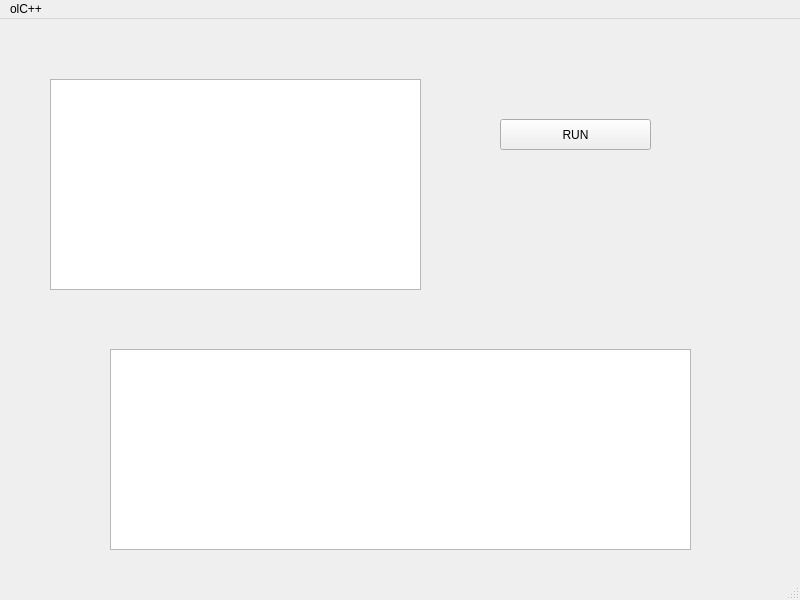
<?xml version="1.0" encoding="UTF-8"?>
<ui version="4.0">
 <class>Proyecto1_OLC2</class>
 <widget class="QMainWindow" name="Proyecto1_OLC2">
  <property name="geometry">
   <rect>
    <x>0</x>
    <y>0</y>
    <width>800</width>
    <height>600</height>
   </rect>
  </property>
  <property name="windowTitle">
   <string>Proyecto1_OLC2</string>
  </property>
  <widget class="QWidget" name="centralwidget">
   <widget class="QTextEdit" name="textEdit">
    <property name="geometry">
     <rect>
      <x>50</x>
      <y>60</y>
      <width>371</width>
      <height>211</height>
     </rect>
    </property>
   </widget>
   <widget class="QTextEdit" name="textEdit_2">
    <property name="geometry">
     <rect>
      <x>110</x>
      <y>330</y>
      <width>581</width>
      <height>201</height>
     </rect>
    </property>
   </widget>
   <widget class="QPushButton" name="pushButton">
    <property name="geometry">
     <rect>
      <x>500</x>
      <y>100</y>
      <width>151</width>
      <height>31</height>
     </rect>
    </property>
    <property name="text">
     <string>RUN</string>
    </property>
   </widget>
  </widget>
  <widget class="QMenuBar" name="menubar">
   <property name="geometry">
    <rect>
     <x>0</x>
     <y>0</y>
     <width>800</width>
     <height>22</height>
    </rect>
   </property>
   <widget class="QMenu" name="menuolC">
    <property name="title">
     <string>olC++</string>
    </property>
   </widget>
   <addaction name="menuolC"/>
  </widget>
  <widget class="QStatusBar" name="statusbar"/>
 </widget>
 <resources/>
 <connections/>
</ui>
